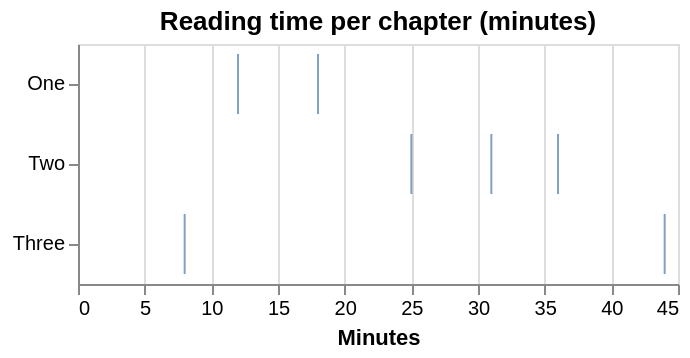

Describe this chart as a Vega-Lite specification.
### Vega-Lite specification from a JSON file in a GitHub repository (floating-point values rounded to 4 significant figures)
{"$schema": "https://vega.github.io/schema/vega-lite/v5.json", "title": "Reading time per chapter (minutes)", "width": 300, "height": 120, "data": {"values": [{"chapter": "One", "minutes": 12}, {"chapter": "One", "minutes": 18}, {"chapter": "Two", "minutes": 25}, {"chapter": "Two", "minutes": 31}, {"chapter": "Two", "minutes": 36}, {"chapter": "Three", "minutes": 8}, {"chapter": "Three", "minutes": 44}]}, "mark": "tick", "encoding": {"x": {"field": "minutes", "type": "quantitative", "axis": {"title": "Minutes"}}, "y": {"field": "chapter", "type": "ordinal", "sort": null, "axis": {"title": null}}}}
